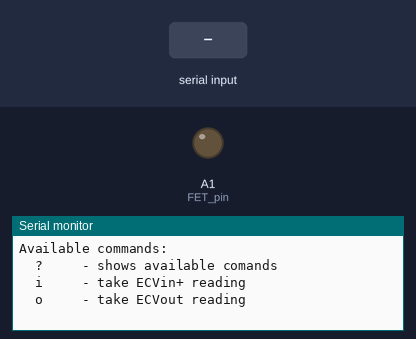
A sketch run on a simulated Arduino Uno, built for the host (arithmetic inside an expression is 32-bit, double 64-bit). On the bench: output pins drawn as LEDs (lit = HIGH), the last lines printed to the serial monitor. The inputs (shaded band) are chosen by the test bench. Pins used as bus, display or sensor lines are not drawn.

Above: at 1.2 s.
1.3 s: "i90\n" received over Serial
At 2.1 s:
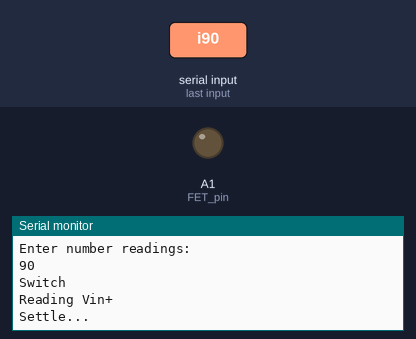
3.8 s: "o90\n" received over Serial
At 5.09 s:
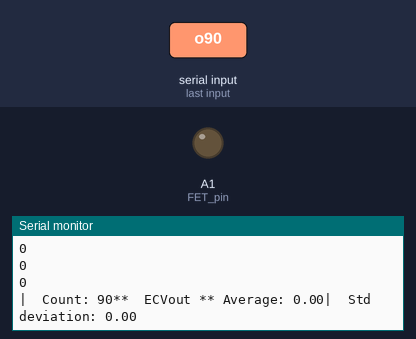

The sketch:

EC_Rectifier_Test.ino
```cpp
// (licence header left out)
#include <Statistic.h>
#include <Wire.h>
#include <Adafruit_ADS1015.h>

Adafruit_ADS1015 ads1015;
const byte FET_pin = A1;
const byte mux_out_pin = A3;
const byte mux_enable_pin = A2;
const byte LSB_multiplier = 1;// 2x gain   +/- 2.048V  1 bit = 1mV
Statistic myStats_Vin;  //from http://playground.arduino.cc/Main/Statistics
Statistic myStats_ECv;
void setup(void)
{
  Serial.begin(9600);
  pinMode(FET_pin,OUTPUT);
  pinMode(mux_out_pin,OUTPUT);
  pinMode(mux_enable_pin,OUTPUT);
  digitalWrite(FET_pin,LOW); //start with FET as open circuit
  digitalWrite(mux_enable_pin,HIGH); //disable multiplexer

  ads1015.begin();
  //Vpp a bit over 2V
  // ads1015.setGain(GAIN_ONE);     // 1x gain   +/- 4.096V  1 bit = 2mV
  ads1015.setGain(GAIN_TWO);     // 2x gain   +/- 2.048V  1 bit = 1mV
  // ads1015.setGain(GAIN_FOUR);    // 4x gain   +/- 1.024V  1 bit = 0.5mV
  // ads1015.setGain(GAIN_EIGHT);   // 8x gain   +/- 0.512V  1 bit = 0.25mV
  // ads1015.setGain(GAIN_SIXTEEN); // 16x gain  +/- 0.256V  1 bit = 0.125mV
  showHelp();
}
void loop()
{
  // Handle serial commands
  serialHandler();
}
void serialHandler() {
  char inChar;
  if((inChar = Serial.read())>0) {
    switch (inChar) {
    case 'i': // take ECVin+ reading
    case 'I':
      readECVin();
      showHelp();
      break;
    case 'o': // take ECVout reading
    case 'O':
      readECVout();
      showHelp();
      break;
    case '?':
    case 'h': // Display help
      showHelp();
      break;
    default:
      break;
    }
  }
}
#define VIN  1
#define ECV  2

void readECVin()
{
  Serial.println("readECVin");
  myStats_Vin.clear(); //explicitly start clean
  Serial.println(F("Enter number readings: "));
  while (Serial.available () == 0) {
    ;
  }
  unsigned int num_readings = Serial.parseInt();
  Serial.println(num_readings);
  int vIn_value = readVIn(num_readings);
  Serial.print(F("|  Count: "));
  Serial.print(myStats_Vin.count());
  Serial.print(F("**  Vin+ ** Average: "));
  Serial.print(myStats_Vin.average());
  Serial.print(F("|  Std deviation: "));
  Serial.println(myStats_Vin.pop_stdev());
}
void readECVout()
{
  Serial.println("readECVout");
  myStats_ECv.clear(); //explicitly start clean
  Serial.println(F("Enter number readings: "));
  while (Serial.available () == 0) {
    ;
  }
  unsigned int num_readings = Serial.parseInt();
  Serial.println(num_readings);
  int vIn_value = readECv(num_readings);
  Serial.print(F("|  Count: "));
  Serial.print(myStats_ECv.count());
  Serial.print(F("**  ECVout ** Average: "));
  Serial.print(myStats_ECv.average());
  Serial.print(F("|  Std deviation: "));
  Serial.println(myStats_ECv.pop_stdev());

}
int readVIn(unsigned int num_readings)
{
  digitalWrite(FET_pin,LOW); //stop draining
  digitalWrite(mux_enable_pin,LOW);  //enable multiplexer
  switchTo(VIN);
  for (int i=0;i<num_readings;i++) {
    int results;
    do {
      results = readADC();
      if (results > 350) Serial.println("Result for Vin+ > 350mV");
    }
    while (results > 350);
    myStats_Vin.add(results);
  }
  digitalWrite(mux_enable_pin,HIGH); //disable multiplexer
  //  digitalWrite(FET_pin,HIGH);  //start draining
  return myStats_Vin.average();
}
int readECv(unsigned int num_readings)
{
  digitalWrite(FET_pin,LOW);  //stop draining
  digitalWrite(mux_enable_pin,LOW); //enable multiplexer
  switchTo(ECV);
  for (int i=0;i<num_readings;i++) {
    int results = readADC();
    myStats_ECv.add(results);
  }
  digitalWrite(mux_enable_pin,HIGH); //disable multiplexer
  //  digitalWrite(FET_pin,HIGH);  //start draining
  return myStats_ECv.average();
}
int adcReading(unsigned int num_readings)
{
  discharge(); //discharge capacitor before taking readings
  for (int i=0;i<num_readings;i++) {
    int results = readADC();
    discharge(); //discharge after a reading
    myStats_Vin.add(results);
  }
  return myStats_Vin.average();
}

void switchTo(const byte waveform)
{
  Serial.println("Switch");
  if (waveform == VIN) {
    Serial.println("Reading Vin+");
    digitalWrite(mux_out_pin,LOW);  //ECVin+ when pin is low.
  }
  else {
    Serial.println("Reading ECv");
    digitalWrite(mux_out_pin,HIGH); //ECVout when pin is high.
  }
  Serial.println("Settle...");
  delay(1000);
}
void discharge()
{
  digitalWrite(FET_pin,HIGH);
  //  delay(100);
  digitalWrite(FET_pin,LOW);
}
int16_t readADC()
{
  discharge();
  int16_t results = ads1015.readADC_Differential_VGND(1)*LSB_multiplier;
  discharge();
  Serial.println(results);
  return results;
}
const char helpText[] PROGMEM =
"\n"
"Available commands:" "\n"
"  ?     - shows available comands" "\n"
"  i     - take ECVin+ reading" "\n"
"  o     - take ECVout reading" "\n"
;
/*-----------------------------------------------------------
 show command line menu
 -----------------------------------------------------------*/
static void showHelp () {
  showString(helpText);
}
static void showString (PGM_P s) {
  for (;;) {
    char c = pgm_read_byte(s++);
    if (c == 0)
      break;
    if (c == '\n')
      Serial.print('\r');
    Serial.print(c);
  }
}
```

Measured:
- after the input at 1.3 s, the serial monitor: prints a new line at once (image 1)
- after the input at 3.8 s, the serial monitor: prints a new line at once (image 2)
